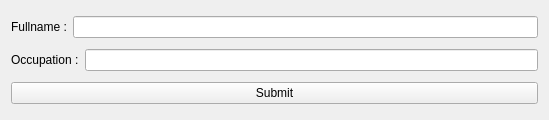
<?xml version="1.0" encoding="UTF-8"?>
<ui version="4.0">
 <class>Widget</class>
 <widget class="QWidget" name="Widget">
  <property name="geometry">
   <rect>
    <x>0</x>
    <y>0</y>
    <width>549</width>
    <height>120</height>
   </rect>
  </property>
  <property name="windowTitle">
   <string>Widget</string>
  </property>
  <layout class="QVBoxLayout" name="verticalLayout">
   <item>
    <layout class="QHBoxLayout" name="horizontalLayout">
     <item>
      <widget class="QLabel" name="label">
       <property name="text">
        <string>Fullname :</string>
       </property>
      </widget>
     </item>
     <item>
      <widget class="QLineEdit" name="fullname_line_edit"/>
     </item>
    </layout>
   </item>
   <item>
    <layout class="QHBoxLayout" name="horizontalLayout_2">
     <item>
      <widget class="QLabel" name="label_2">
       <property name="text">
        <string>Occupation :</string>
       </property>
      </widget>
     </item>
     <item>
      <widget class="QLineEdit" name="occupation_line_edit"/>
     </item>
    </layout>
   </item>
   <item>
    <widget class="QPushButton" name="submit_button">
     <property name="text">
      <string>Submit</string>
     </property>
    </widget>
   </item>
  </layout>
 </widget>
 <resources/>
 <connections/>
</ui>
